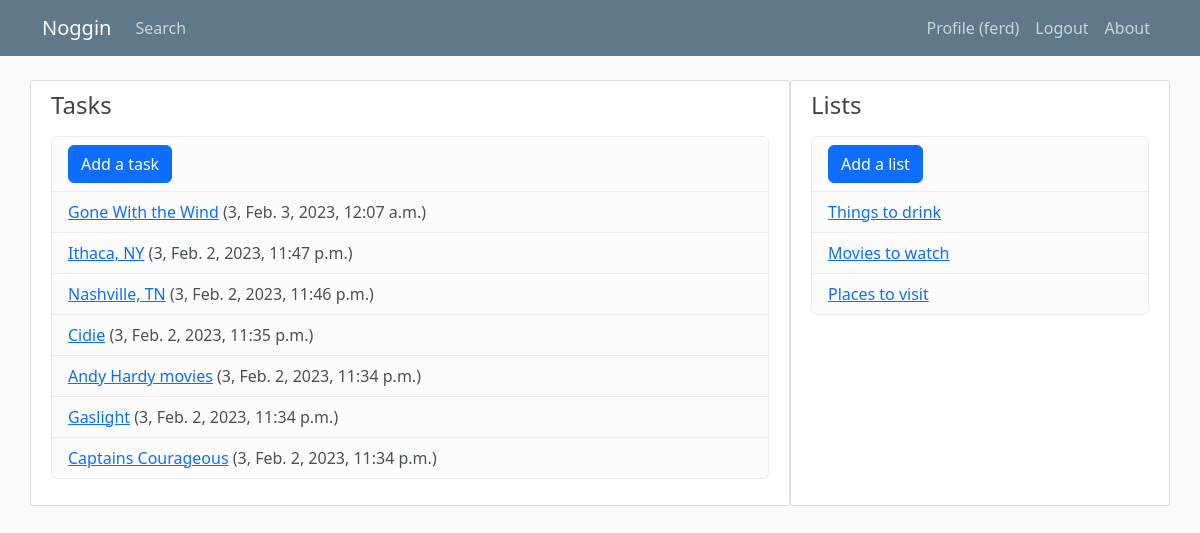
/ (signed in), run on the app's committed database.
### tasks/models.py (models this page shows, shortened)
class Task(models.Model):
	PRIORITIES = (
		(1, 'Right now'),
		(2, 'ASAP'),
		(3, 'Soon'),
		(4, 'Whenever'),
	)
	name = models.CharField(max_length=40)
	notes = models.TextField(blank=True)
	date_added = models.DateTimeField(auto_now_add=True)
	user_date = models.DateTimeField(blank=True, null=True)
	priority = models.IntegerField(choices=PRIORITIES, default=3)
	lists = models.ManyToManyField(List, related_name='tasks')
	owner = models.ForeignKey(User, on_delete=models.CASCADE)
	class Meta:
		ordering = ['priority', '-date_added']

class List(models.Model):
	name = models.CharField(max_length=20)
	display_order = models.IntegerField(default=1)
	owner = models.ForeignKey(User, on_delete=models.CASCADE)
	class Meta:
		ordering = ['display_order']

### tasks/views.py (the view)
# urls.py: 2. Add a URL to urlpatterns:  path('', views.home, name='home')
@login_required
def home(request):
	context = {
	'lists': List.objects.filter(owner=request.user),
	'tasks': Task.objects.filter(owner=request.user),
	}
	return render(request, 'tasks/home.html', context)

### tasks/templates/tasks/home.html (shortened to what this page needs)
{% extends 'tasks/base.html' %}

### tasks/templates/tasks/base.html (shortened to what this page needs)
{% load static %}
<!DOCTYPE html>
<html lang="en">
<head>
	<link href="https://cdn.jsdelivr.net/npm/bootstrap@5.3.0-alpha1/dist/css/bootstrap.min.css" rel="stylesheet">
	<link rel="stylesheet" type="text/css" href="{% static 'tasks/main.css' %}">
</head>
<body>
	<header class="site-header">
		<nav class="navbar navbar-expand-md navbar-dark bg-steel fixed-top">
			<div class="container">
				<a class="navbar-brand mr-4" href="{% url 'tasks-home' %}">Noggin</a>
				<div class="collapse navbar-collapse" id="navbarToggle">
					<div class="navbar-nav me-auto">
						<a class="nav-item nav-link" href="{% url 'tasks-search' %}">Search</a>
					</div>
					<div class="navbar-nav">
						{% if user.is_authenticated %}
						<a class="nav-item nav-link" href="{% url 'profile' %}">Profile ({{ user.username }})</a>
						<a class="nav-item nav-link" href="{% url 'logout' %}">Logout</a>
						{% else %}
						<a class="nav-item nav-link" href="{% url 'login' %}">Login</a>
						<a class="nav-item nav-link" href="{% url 'register' %}">Register</a>
						{% endif %}
						<a class="nav-item nav-link" href="{% url 'tasks-about' %}">About</a>
					</div>
				</div>
			</div>
		</nav>
	</header>
	<main role="main" class="container">
		<div class="row">
						<div class="content-section col-md-8">
				<h4>Tasks</h4>
				<p class='text-muted'>
					<ul class="list-group">
						<li class="list-group-item list-group-item-light"><a class="btn btn-primary me-2" href="{% url 'new-task' %}">Add a task</a></li>
						{% for task in tasks %}
						<li class="list-group-item list-group-item-light">
							<a href="{% url 'tasks-task' task.id %}">{{ task.name }}</a> ({{task.priority}}, {{task.date_added}})</li>
							{% endfor %}
						</ul>
					</p>
				</div>
				<div class="content-section col-md-4">
					<h4>Lists</h4>
					<p class='text-muted'>
						<ul class="list-group">
							<li class="list-group-item list-group-item-light"><a class="btn btn-primary me-2" href="{% url 'new-list' %}">Add a list</a></li>
							{% for list in lists %}
							<li class="list-group-item list-group-item-light">
								<a href="{% url 'tasks-list' list.id %}">{{ list.name }}</a></li>
								{% endfor %}
							</ul>
						</p>
					</div>
				</div>
			</main>
		</body>
		</html>

### tasks/static/tasks/main.css (style rules this page uses)
body { background: #fafafa; color: #333333; margin-top: 5rem; }
h1, h2, h3, h4, h5, h6 { color: #444444; }
ul { margin: 0; }
.bg-steel { background-color: #5f788a; }
.site-header .navbar-nav .nav-link { color: #cbd5db; }
.content-section { background: #ffffff; padding: 10px 20px; border: 1px solid #dddddd; border-radius: 3px; margin-bottom: 20px; }

### data on the page
Task: name "Gone With the Wind", priority "3", date_added "Feb. 3, 2023, 12:07 a.m."
Task: name "Ithaca, NY", priority "3", date_added "Feb. 2, 2023, 11:47 p.m."
Task: name "Nashville, TN", priority "3", date_added "Feb. 2, 2023, 11:46 p.m."
Task: name "Cidie", priority "3", date_added "Feb. 2, 2023, 11:35 p.m."
Task: name "Andy Hardy movies", priority "3", date_added "Feb. 2, 2023, 11:34 p.m."
Task: name "Gaslight", priority "3", date_added "Feb. 2, 2023, 11:34 p.m."
Task: name "Captains Courageous", priority "3", date_added "Feb. 2, 2023, 11:34 p.m."
List: name "Things to drink"
List: name "Movies to watch"
List: name "Places to visit"

### other printed values
{{ user.username }} "ferd"
